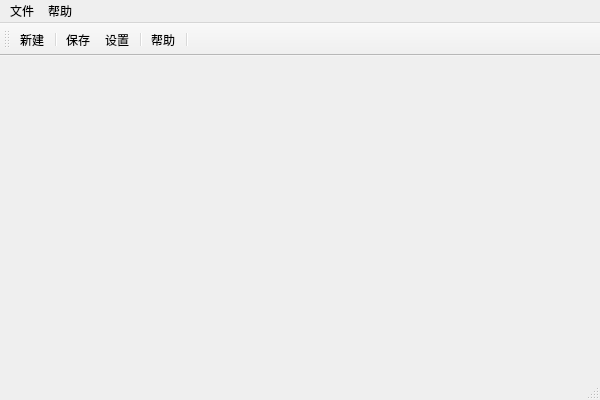
<?xml version="1.0" encoding="UTF-8"?>
<ui version="4.0">
 <class>Test10_1AClass</class>
 <widget class="QMainWindow" name="Test10_1AClass">
  <property name="geometry">
   <rect>
    <x>0</x>
    <y>0</y>
    <width>600</width>
    <height>400</height>
   </rect>
  </property>
  <property name="windowTitle">
   <string>Test10_1A</string>
  </property>
  <widget class="QWidget" name="centralWidget"/>
  <widget class="QMenuBar" name="menuBar">
   <property name="geometry">
    <rect>
     <x>0</x>
     <y>0</y>
     <width>600</width>
     <height>18</height>
    </rect>
   </property>
   <widget class="QMenu" name="menu">
    <property name="title">
     <string>文件</string>
    </property>
    <addaction name="actionNew"/>
    <addaction name="actionSave"/>
   </widget>
   <widget class="QMenu" name="menu_2">
    <property name="title">
     <string>帮助</string>
    </property>
    <addaction name="actionSettings"/>
    <addaction name="actionHelp"/>
   </widget>
   <addaction name="menu"/>
   <addaction name="menu_2"/>
  </widget>
  <widget class="QToolBar" name="mainToolBar">
   <attribute name="toolBarArea">
    <enum>TopToolBarArea</enum>
   </attribute>
   <attribute name="toolBarBreak">
    <bool>true</bool>
   </attribute>
   <addaction name="actionNew"/>
   <addaction name="separator"/>
   <addaction name="actionSave"/>
   <addaction name="actionSettings"/>
   <addaction name="separator"/>
   <addaction name="actionHelp"/>
   <addaction name="separator"/>
  </widget>
  <widget class="QStatusBar" name="statusBar"/>
  <action name="actionNew">
   <property name="icon">
    <iconset resource="Test10_1A.qrc">
     <normaloff>:/Test10_1A/Resources/new.png</normaloff>:/Test10_1A/Resources/new.png</iconset>
   </property>
   <property name="text">
    <string>新建</string>
   </property>
  </action>
  <action name="actionSave">
   <property name="icon">
    <iconset resource="Test10_1A.qrc">
     <normaloff>:/Test10_1A/Resources/save.png</normaloff>:/Test10_1A/Resources/save.png</iconset>
   </property>
   <property name="text">
    <string>保存</string>
   </property>
  </action>
  <action name="actionSettings">
   <property name="icon">
    <iconset resource="Test10_1A.qrc">
     <normaloff>:/Test10_1A/Resources/setting.png</normaloff>:/Test10_1A/Resources/setting.png</iconset>
   </property>
   <property name="text">
    <string>设置</string>
   </property>
  </action>
  <action name="actionHelp">
   <property name="icon">
    <iconset resource="Test10_1A.qrc">
     <normaloff>:/Test10_1A/Resources/help.png</normaloff>:/Test10_1A/Resources/help.png</iconset>
   </property>
   <property name="text">
    <string>帮助</string>
   </property>
  </action>
 </widget>
 <layoutdefault spacing="6" margin="11"/>
 <resources>
  <include location="Test10_1A.qrc"/>
 </resources>
 <connections/>
</ui>
